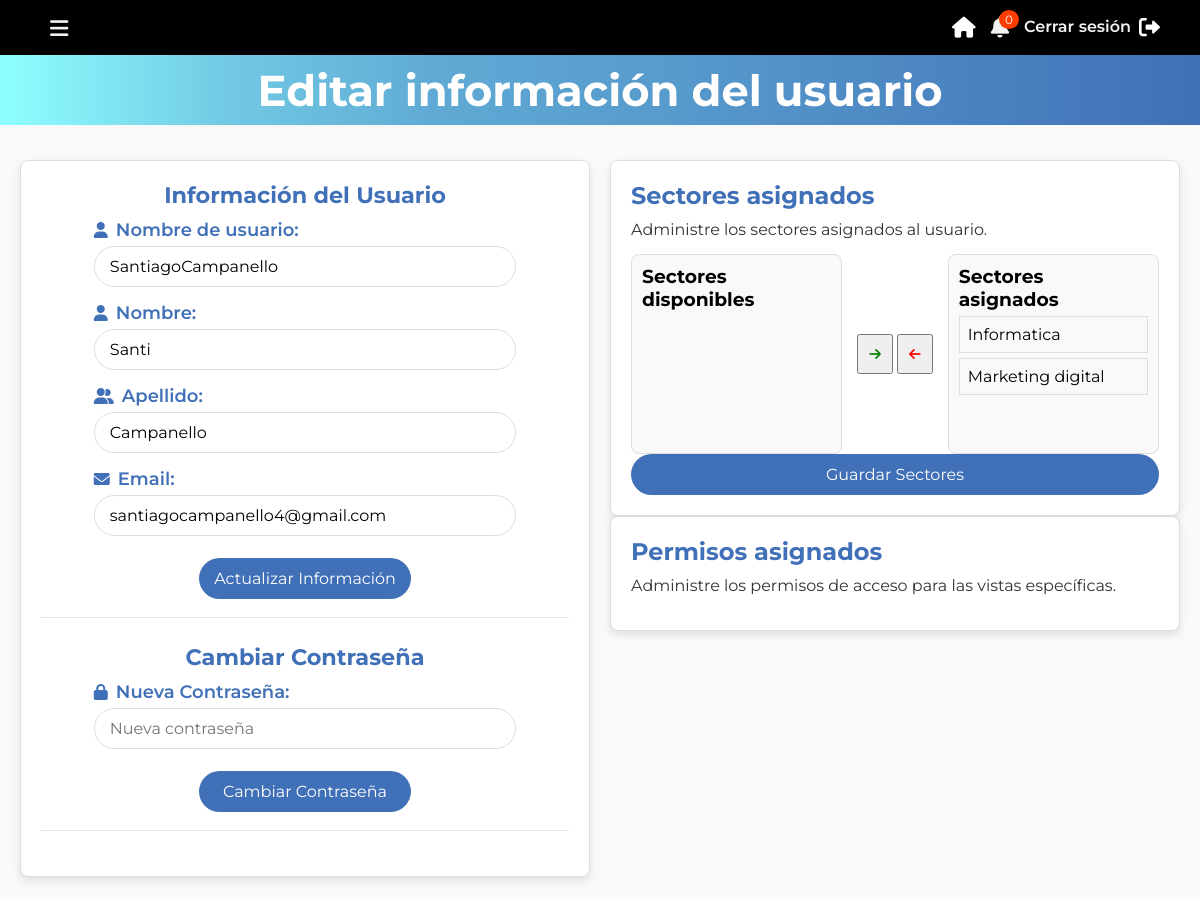
/usuarios/1/permisos/ (signed in), run on the app's committed database.
### core/models.py (models this page shows, shortened)
class CustomUser(AbstractUser):
    sectores = models.ManyToManyField(Sector, related_name='usuarios', blank=True)
    profile_picture = models.ImageField(upload_to='profile_pictures/', blank=True, null=True)
    groups = models.ManyToManyField(
        'auth.Group',
        related_name='customuser_set',
        blank=True,
        help_text=('The groups this user belongs to. A user will get all permissions '
                   'granted to each of their groups.'),
        verbose_name=('groups'),
    )
    user_permissions = models.ManyToManyField(
        'auth.Permission',
        related_name='customuser_set',
        blank=True,
        help_text=('Specific permissions for this user.'),
        verbose_name=('user permissions'),
    )

class Sector(models.Model):
    nombre = models.CharField(max_length=100)
    descripcion = models.TextField(blank=True)

### core/views.py (the view, shortened to what this page needs)
# urls.py: path('usuarios/<int:user_id>/permisos/', views.gestionar_permisos_usuario, name='gestionar_permisos_usuario'),
@login_required
@require_http_methods(["GET", "POST"])
def gestionar_permisos_usuario(request, user_id):
    user = get_object_or_404(CustomUser, id=user_id)
    all_sectors = Sector.objects.all()
    assigned_sectors = user.sectores.all()
    return render(
        request,
        "permisos.html",
        {
            "user": user,
            "all_sectors": all_sectors,
            "assigned_sectors": [s.nombre.lower() for s in assigned_sectors],
        },
    )

### core/context_processors.py (called while the page is built)
def notificaciones_context(request):
    if request.user.is_authenticated:
        notificaciones_no_leidas = Notificacion.objects.filter(
            tarea__sector__in=request.user.sectores.all(),
            leida=False
        )
        return {
            'notificaciones_no_leidas': notificaciones_no_leidas,
            'cantidad_no_leidas': notificaciones_no_leidas.count(),
        }
    return {}

### templates/permisos.html (shortened to what this page needs)
{% load static %}
<!DOCTYPE html>
<html lang="es">
<head>
    <link rel="stylesheet" href="https://cdnjs.cloudflare.com/ajax/libs/font-awesome/6.0.0-beta3/css/all.min.css">
    <link rel="stylesheet" href="{% static 'css/permisos.css' %}">
</head>
<body>
    {% include 'loading.html' %}
    {% include "header.html" %}
    <div class="section-title">
        <div class="section-design">
            <h2>Editar información del usuario</h2>
        </div>
    </div>
    <div class="permissions-container">
        <div class="user-info">
            <h2>Información del Usuario</h2>
            <form method="post" action="">
                <div class="form-group">
                    <div class="label-icon-container">
                        <i class="fas fa-user icon"></i>
                        <label>Nombre de usuario:</label>
                    </div>
                    <input type="text" name="username" value="{{ user.username }}">
                </div>
                <div class="form-group">
                    <div class="label-icon-container">
                        <i class="fas fa-user icon"></i>
                        <label>Nombre:</label>
                    </div>
                    <input type="text" name="first_name" value="{{ user.first_name }}">
                </div>
                <div class="form-group">
                    <div class="label-icon-container">
                        <i class="fas fa-user-friends icon"></i>
                        <label>Apellido:</label>
                    </div>
                    <input type="text" name="last_name" value="{{ user.last_name }}">
                </div>
                <div class="form-group">
                    <div class="label-icon-container">
                        <i class="fas fa-envelope icon"></i>
                        <label>Email:</label>
                    </div>
                    <input type="email" name="email" value="{{ user.email }}">
                </div>
                <div class="btn-size">
                    <button type="submit" class="btn" name="update_info">Actualizar Información</button>
                </div>
            </form>
            <h2>Cambiar Contraseña</h2>
            <form method="post" action="">
                <div class="form-group">
                    <div class="label-icon-container">
                        <i class="fas fa-lock icon"></i>
                        <label>Nueva Contraseña:</label>
                    </div>
                    <input type="password" name="new_password" placeholder="Nueva contraseña">
                </div>
                <div class="btn-size">
                    <button type="submit" class="btn" name="change_password">Cambiar Contraseña</button>
                </div>
            </form>
        </div>
       <div class="permisos-align">
            <div class="permissions-section">
                <h2>Sectores asignados</h2>
                <p>Administre los sectores asignados al usuario.</p>
                <div class="sector-management">
                    <div class="sectors-list">
                        <h3>Sectores disponibles</h3>
                    </div>
                    <div class="sectors-buttons">
                        <button id="add-sector-btn" class="sector-btn green" type="button">
                            <i class="fas fa-arrow-right"></i>
                        </button>
                        <button id="remove-sector-btn" class="sector-btn red" type="button">
                            <i class="fas fa-arrow-left"></i>
                        </button>
                    </div>
                    <div class="sectors-list">
                        <h3>Sectores asignados</h3>
                        <ul id="assigned-sectors">
                            {% for sector in all_sectors %}
                                {% if sector.nombre|lower in assigned_sectors %}
                                    <li data-sector-id="{{ sector.id }}">{{ sector.nombre }}</li>
                                {% endif %}
                            {% endfor %}
                        </ul>
                    </div>
                </div>
                <button id="save-sectors-btn" class="btn">Guardar Sectores</button>
            </div>
            <div class="permissions-section">
                <h2>Permisos asignados</h2>
                <p>Administre los permisos de acceso para las vistas específicas.</p>
            </div>
       </div>
    </div>
</body>
</html>

### static/CSS/permisos.css (style rules this page uses)
body { font-family: 'Segoe UI', Tahoma, Geneva, Verdana, sans-serif; background-color: #f9f9f9; margin: 0; padding: 0; }
* { scrollbar-width: thin; scrollbar-color: #4070B7 #f4f6f9; }
.section-title { width: 100%; height: 70px; display: flex; justify-content: center; align-items: center; margin-bottom: 15px; }
.section-design { width: 100%; height: 70px; display: flex; flex-direction: column; justify-content: center; color: #ffffff; font-size: 1.8rem; background: linear-gradient(90deg, rgba(0,189,255,1) 0%, rgba(143,255,255,1) 0%, rgba(113,201,228,1) 19%, rgba(95,169,212,1) 37%, rgba(87,154,204,1) 56%, rgb(64, 112, 183) 100%); }
.section-design > h2 { width: 100%; display: flex; justify-content: center; }
.permissions-container { display: grid; grid-template-columns: 1fr 1fr; gap: 20px; max-width: 100%; margin: 0 auto; padding: 20px; }
.user-info { width: 100%; height: 100%; grid-column: 1 / span 1; background-color: #ffffff; border: 1px solid #ddd; border-radius: 8px; box-shadow: 0 4px 8px rgba(0, 0, 0, 0.1); padding: 20px; text-align: center; }
.user-info h2 { color: #4070B7; font-size: 1.4em; margin-bottom: 10px; }
.user-info > form { display: flex; flex-direction: column; align-items: center; gap: 15px; margin-bottom: 25px; padding-bottom: 13px; border-bottom: .3px solid #22222221; }
.form-group { width: 80%; display: flex; flex-direction: column; }
.label-icon-container { display: flex; align-items: center; gap: 8px; margin-bottom: 5px; }
.label-icon-container .icon { color: #4070B7; font-size: 1em; }
.label-icon-container label { font-weight: 600; font-size: 18px; color: #4070B7; }
.form-group input[type="text"], .form-group input[type="email"], .form-group input[type="password"] { width: 100%; padding: 10px 15px; border-radius: 50px; border: 1px solid #ddd; font-size: 1em; outline: none; transition: border-color 0.3s ease; }
.btn { width: 100%; padding: 11px; background-color: #4070B7; color: white; border: none; border-radius: 25px; text-align: center; cursor: pointer; font-size: 1em; transition: background-color 0.3s; }
.btn-size { width: 40%; margin: 7px 0 5px 0; }
.permissions-section { background-color: #ffffff; border: 1px solid #ddd; border-radius: 8px; box-shadow: 0 4px 8px rgba(0, 0, 0, 0.1); padding: 20px; }
.permissions-section h2 { color: #4070B7; font-size: 1.5em; margin-bottom: 10px; }
.permissions-section p { color: #333; margin-bottom: 15px; }
.sector-management { display: flex; align-items: center; gap: 15px; }
.sectors-list { flex: 1; border: 1px solid #ddd; border-radius: 8px; padding: 10px; background-color: #f9f9f9; height: 200px; overflow-y: auto; }
.sectors-list ul { list-style: none; padding: 0; }
.sectors-list li { padding: 8px; cursor: pointer; }
.sector-btn { padding: 10px; cursor: pointer; }
.sector-btn.green { color: #008000; }
.sector-btn.red { color: #ff0000; }
ul li { padding: 10px; border: 1px solid #ddd; margin: 5px 0; cursor: pointer; transition: background-color 0.3s ease; }

### static/CSS/loading.css (style rules this page uses)
:root { --primary-color: #4070B7; --secondary-color: #ffffff; --background-overlay: rgba(255, 255, 255, 0.966); --loading-bar-height: 8px; --loading-bar-radius: 10px; --font-family: 'Arial', sans-serif; }
* { margin: 0; padding: 0; box-sizing: border-box; }

### static/CSS/header.css (style rules this page uses)
* { box-sizing: border-box; margin: 0; padding: 0; font-family: "Montserrat", sans-serif; }

### data on the page
CustomUser: username "SantiagoCampanello", first_name "Santi", last_name "Campanello", email "santiagocampanello4@gmail.com"
Sector: nombre "Informatica"
Sector: nombre "Marketing digital"

### other printed values
{{ cantidad_no_leidas }} "0"
